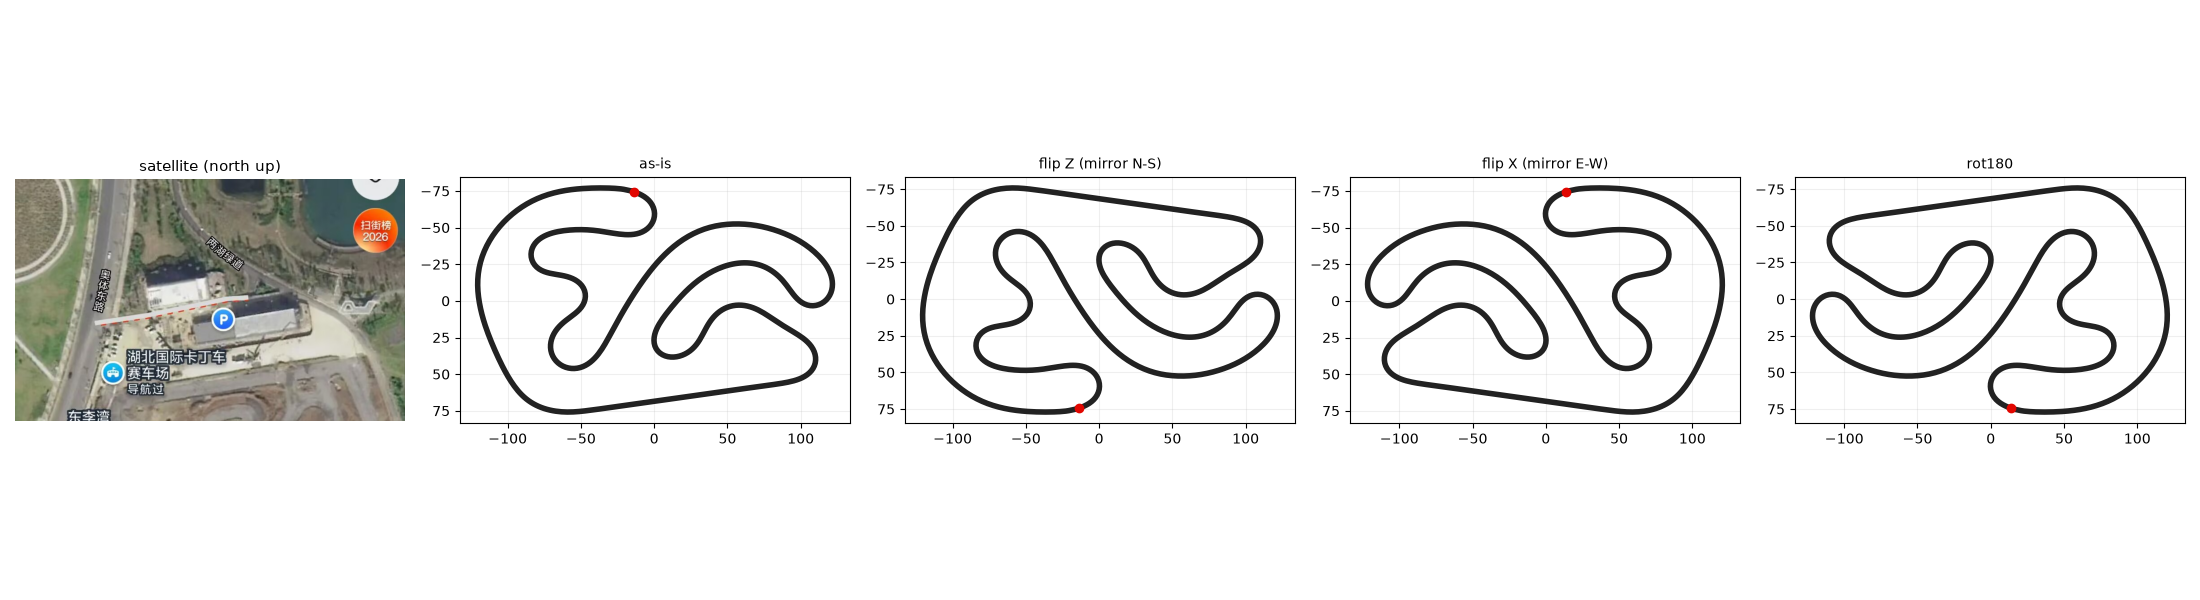

Python code for this plot:
# -*- coding: utf-8 -*-
"""卫星图裁剪 + 轨迹四向对比，确认镜像"""
from PIL import Image
import numpy as np, json, math
import matplotlib
matplotlib.use('Agg')
import matplotlib.pyplot as plt

IM = r'C:\Users\29651\Desktop\7ADF88F1B8EF973564D6D6FBC3CBDEEB.jpg'
im = Image.open(IM).convert('RGB')
W, H = im.size
print('img', W, H)

# 赛道区域粗裁（目视估计）
crop = im.crop((0, 300, W, 840))
crop.save('sat_crop.png')
print('crop', crop.size)

d = json.load(open('vbo_lap.json'))
P = np.array(d['pts'])
x, z = P[:, 0], P[:, 1]

variants = [
    ('as-is', x, z),
    ('flip Z (mirror N-S)', x, -z),
    ('flip X (mirror E-W)', -x, z),
    ('rot180', -x, -z),
]

fig, axs = plt.subplots(1, 5, figsize=(22, 6), dpi=100)
axs[0].imshow(crop)
axs[0].set_title('satellite (north up)', fontsize=11)
axs[0].axis('off')
for k, (name, xx, zz) in enumerate(variants):
    a = axs[k + 1]
    a.plot(xx, zz, '-', lw=4, color='#222')
    a.plot(xx[0], zz[0], 'o', ms=6, color='#e10600')
    a.set_aspect('equal'); a.invert_yaxis()   # 与卫星图一致：z 向下 = 南
    a.set_title(name, fontsize=10); a.grid(alpha=.2)
fig.tight_layout(); fig.savefig('mirror_check.png')
print('saved mirror_check.png')
